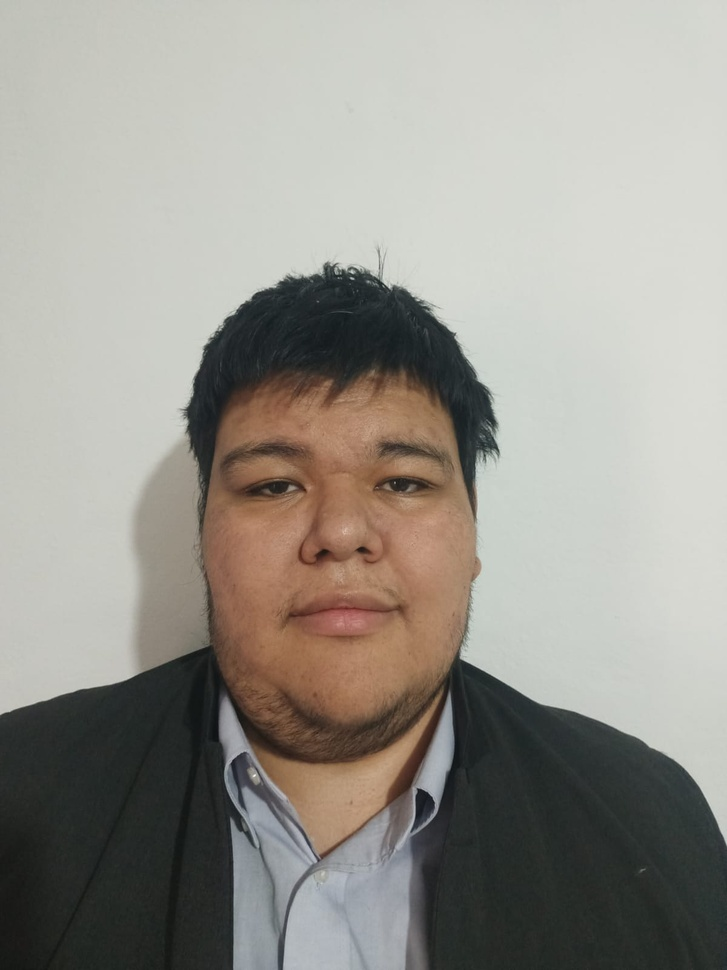
#> input picture img/Me.jpg, 727 x 970 px, shrunk from 1200 x 1600 before the run
$ python -i filtros_lineales.py   (imports and definitions only)   (older library calls are emulated)
#> lines starting #> are read from the running program, lines starting #| are printed output that depends on the picture
#> further down, picture is the input picture: shape (970, 727, 3); mean B, G, R 142.3, 149.6, 152.5
"""
Módulo para aplicación de filtros lineales (paso altas y paso bajas).
"""
import numpy as np
import cv2
from scipy import ndimage


# ========================= FILTROS PASO ALTAS =========================

# ----------------- Operadores de Primer Orden -----------------

def filtro_sobel(imagen):
    """
    Aplica el operador Sobel para detección de bordes.
    """
    if len(imagen.shape) == 3:
        imagen = cv2.cvtColor(imagen, cv2.COLOR_BGR2GRAY)
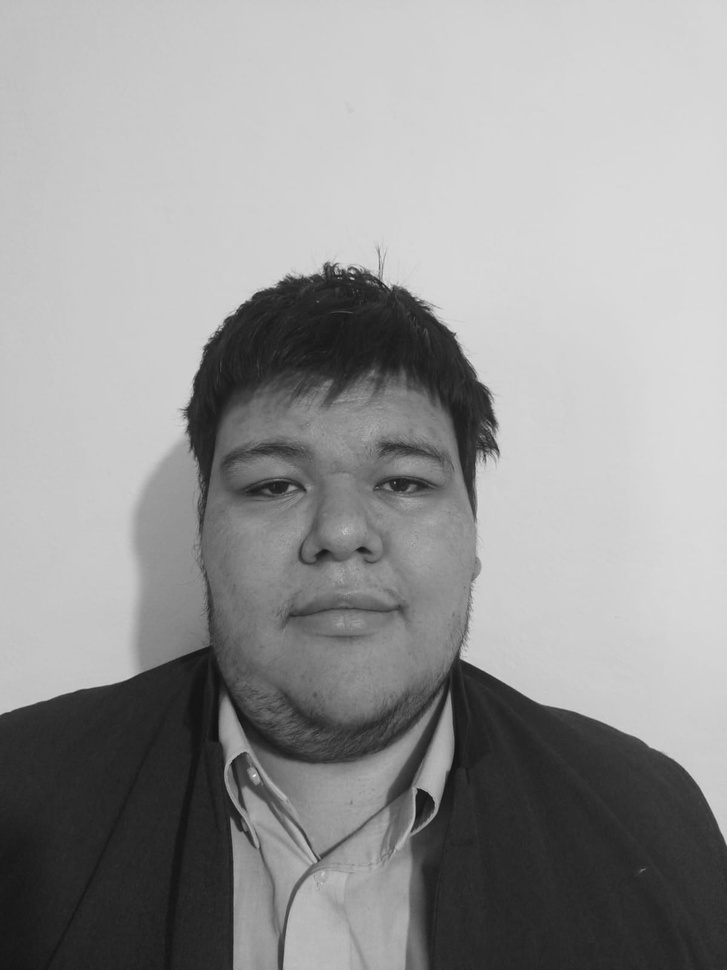
#> imagen: shape (970, 727); min 16, max 252, mean 149.7

    # Operadores Sobel
    sobel_x = cv2.Sobel(imagen, cv2.CV_64F, 1, 0, ksize=3)
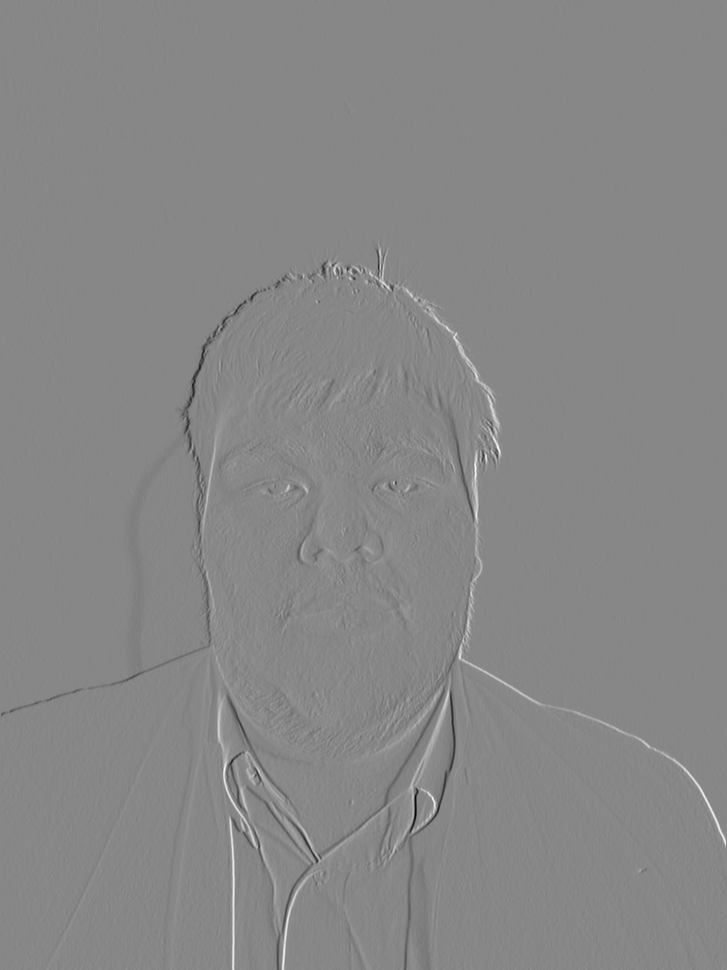
#> sobel_x: shape (970, 727) float64; min -620, max 549, mean 0.4; drawn with min black and max white
    sobel_y = cv2.Sobel(imagen, cv2.CV_64F, 0, 1, ksize=3)

    # Magnitud del gradiente
    magnitud = np.sqrt(sobel_x**2 + sobel_y**2)
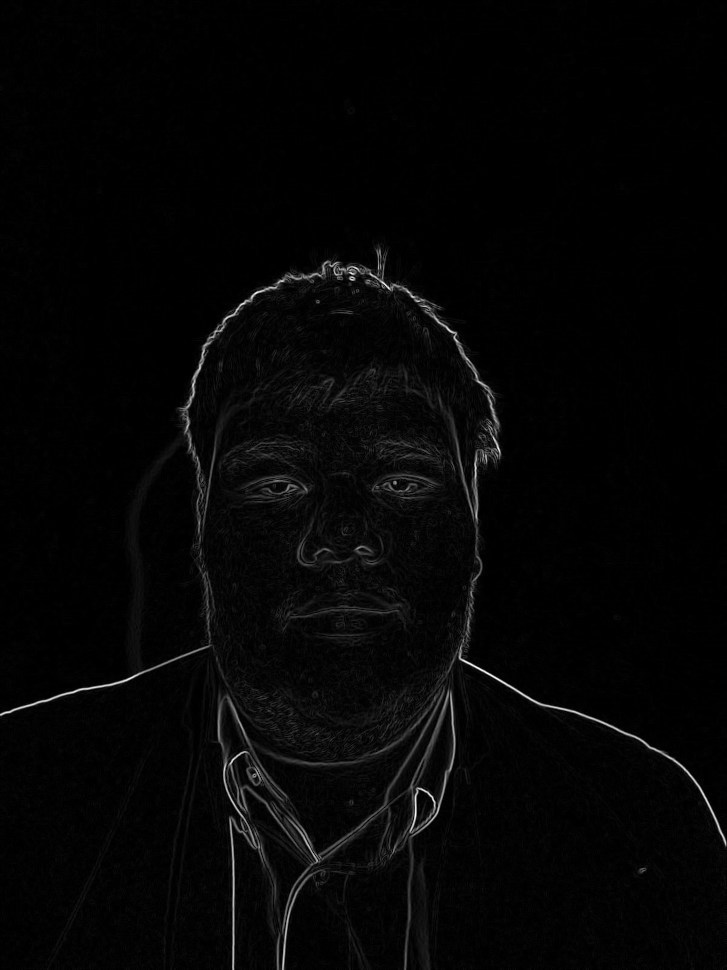
#> magnitud: shape (970, 727) float64; min 0, max 622, mean 13.5; drawn with min black and max white
    magnitud = np.uint8(np.clip(magnitud, 0, 255))
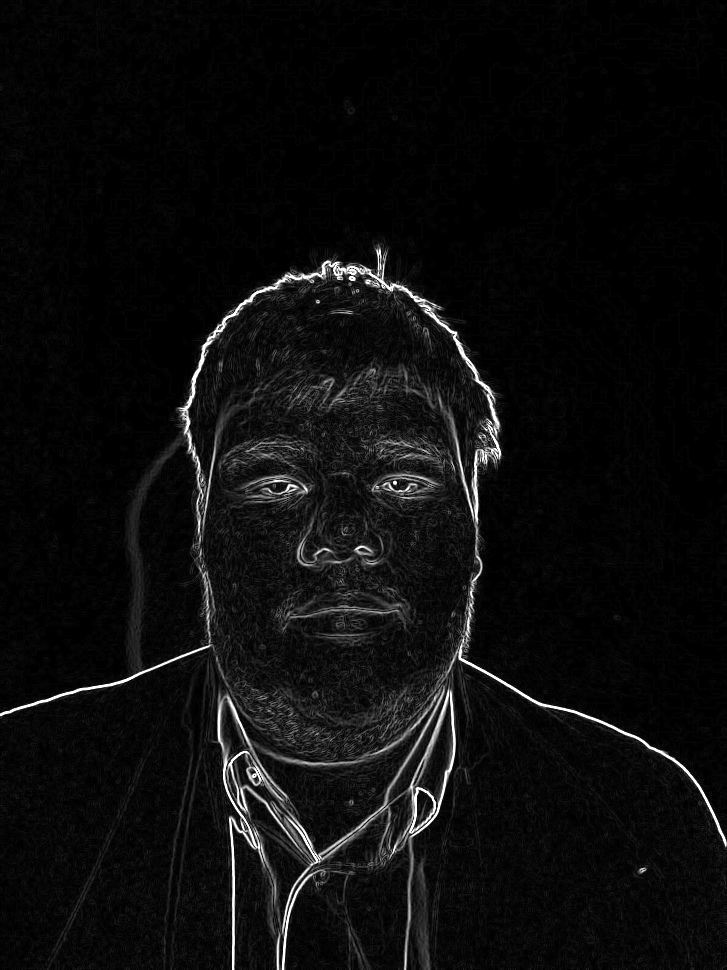
#> magnitud: shape (970, 727); min 0, max 255, mean 12.7

    return magnitud


# [248 lines left out: functions filtro_prewitt, filtro_roberts, filtro_kirsch, filtro_canny, filtro_laplaciano_clasico, filtro_laplaciano_8_vecinos and 8 more, not called in this run]

>>> import cv2
>>> picture = cv2.imread('../img/Me.jpg')
>>> result = filtro_sobel(picture)
